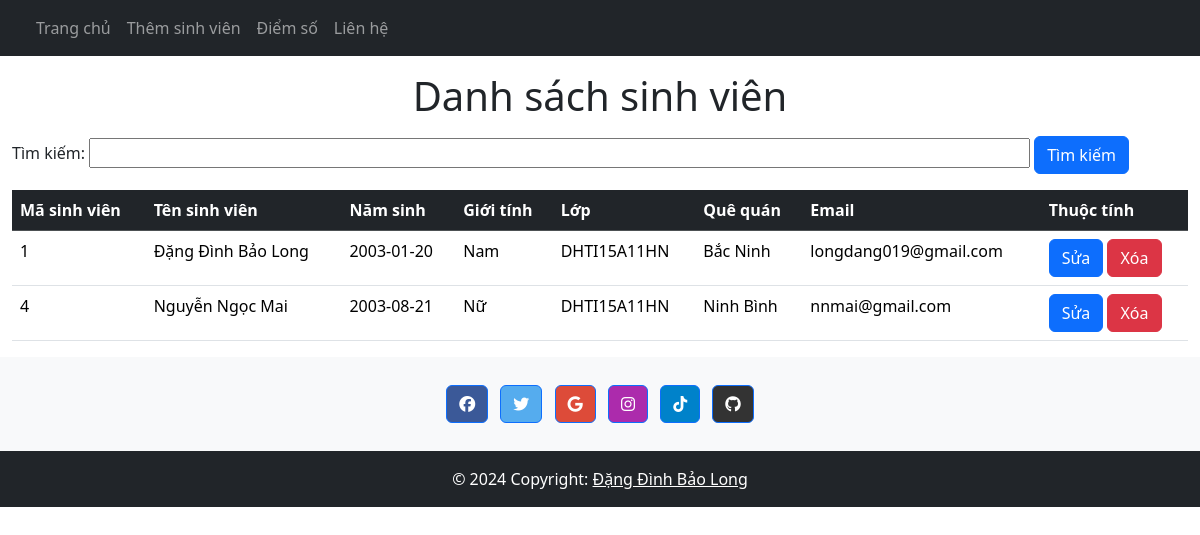
The page / on the database its author committed.
### tables this page shows
CREATE TABLE `sinhvien` (
  `masv` int(11) NOT NULL,
  `tensv` varchar(40) NOT NULL,
  `namsinh` date NOT NULL,
  `gioitinh` varchar(10) NOT NULL,
  `lop` varchar(20) NOT NULL,
  `quequan` varchar(50) NOT NULL,
  `email` varchar(50) NOT NULL,
  `gpa` double NOT NULL
);

### page/home.php (the view, shortened to what this page needs)
<!DOCTYPE html>
<html lang="en">
<head>
  <link href="https://cdn.jsdelivr.net/npm/bootstrap@5.3.3/dist/css/bootstrap.min.css" rel="stylesheet">
  <link rel="stylesheet" href="https://cdnjs.cloudflare.com/ajax/libs/font-awesome/6.5.2/css/all.min.css" />
</head>
<body>
  <div class="container-fluid mt-3">
    <h1 style="text-align: center;">Danh sách sinh viên</h1>
    <form action="lib/search.php" method="get">
      <div class="mb-3 mt-3">
        Tìm kiếm: <input type="text" id="search" name="search" style="width: 80%;">
        <button class="btn btn-primary" name="btnsearch">Tìm kiếm</button>
      </div>
    </form>
    <table class="table table-hover">
      <thead class="table-dark">
        <tr>
          <th>Mã sinh viên</th>
          <th>Tên sinh viên</th>
          <th>Năm sinh</th>
          <th>Giới tính</th>
          <th>Lớp</th>
          <th>Quê quán</th>
          <th>Email</th>
          <th>Thuộc tính</th>
        </tr>
      </thead>
      <tbody>
        <?php
        if (isset($_SESSION['search_results'])) {
            $results = $_SESSION['search_results'];
            unset($_SESSION['search_results']);
            if (isset($results['error'])) {
                echo "<tr><td colspan='8'>Error: " . htmlspecialchars($results['error']) . "</td></tr>";
            } elseif (count($results) > 0) {
                foreach ($results as $row) { ?>
                    <tr>
                      <td><?php echo htmlspecialchars($row['masv']); ?></td>
                      <td><?php echo htmlspecialchars($row['tensv']); ?></td>
                      <td><?php echo htmlspecialchars($row['namsinh']); ?></td>
                      <td><?php echo htmlspecialchars($row['gioitinh']); ?></td>
                      <td><?php echo htmlspecialchars($row['lop']); ?></td>
                      <td><?php echo htmlspecialchars($row['quequan']); ?></td>
                      <td><?php echo htmlspecialchars($row['email']); ?></td>
                      <td>
                        <a href="lib/update.php?this_id=<?php echo htmlspecialchars($row['masv']); ?>" class="btn btn-primary">Sửa</a>
                        <a href="lib/delete.php?this_id=<?php echo htmlspecialchars($row['masv']); ?>" class="btn btn-danger">Xóa</a>
                      </td>
                    </tr>
                <?php }
            } else {
                echo "<tr><td colspan='8'>Không tìm thấy sinh viên nào.</td></tr>";
            }
        } else {
            require "data/db.php";
            $sql = "SELECT * FROM sinhvien";
            $result = mysqli_query($conn, $sql);
            if ($result) {
                while ($row = mysqli_fetch_array($result)) { ?>
                    <tr>
                      <td><?php echo htmlspecialchars($row['masv']); ?></td>
                      <td><?php echo htmlspecialchars($row['tensv']); ?></td>
                      <td><?php echo htmlspecialchars($row['namsinh']); ?></td>
                      <td><?php echo htmlspecialchars($row['gioitinh']); ?></td>
                      <td><?php echo htmlspecialchars($row['lop']); ?></td>
                      <td><?php echo htmlspecialchars($row['quequan']); ?></td>
                      <td><?php echo htmlspecialchars($row['email']); ?></td>
                      <td>
                        <a href="lib/update.php?this_id=<?php echo htmlspecialchars($row['masv']); ?>" class="btn btn-primary">Sửa</a>
                        <a href="lib/delete.php?this_id=<?php echo htmlspecialchars($row['masv']); ?>" class="btn btn-danger">Xóa</a>
                      </td>
                    </tr>
                <?php }
            } else {
                echo "<tr><td colspan='8'>Error: " . htmlspecialchars(mysqli_error($conn)) . "</td></tr>";
            }
        }
        ?>
      </tbody>
    </table>
  </div>
</body>
</html>

### lib/template.php
<?php
function get_header(){
     $path_header = "inc/header.php";
     if(file_exists($path_header)){
        require $path_header;
     }else{
        echo "Khong ton tai duong dan {$path_header}";
     }
}
function get_footer(){
    $path_footer = "inc/footer.php";
    if(file_exists($path_footer)){
       require $path_footer;
    }else{
       echo "Khong ton tai duong dan {$path_footer}";
    }
}
?>

### inc/header.php (shortened to what this page needs)
<!DOCTYPE html>
<html lang="en">
<head>
    <link href="https://cdn.jsdelivr.net/npm/bootstrap@5.3.3/dist/css/bootstrap.min.css" rel="stylesheet">
    <link rel="stylesheet" href="https://cdnjs.cloudflare.com/ajax/libs/font-awesome/6.6.0/css/all.min.css" />
</head>
<body>
    <header>
        <nav class="navbar navbar-expand-sm bg-dark navbar-dark">
            <div class="container-fluid">
                <div class="collapse navbar-collapse" id="collapsibleNavbar">
                    <ul class="navbar-nav">
                        <li class="nav-item">
                            <a class="nav-link" href="?page=home">Trang chủ</a>
                        </li>
                        <li class="nav-item">
                            <a class="nav-link" href="?page=add">Thêm sinh viên</a>
                        </li>
                        <li class="nav-item">
                            <a class="nav-link" href="?page=gpa">Điểm số</a>
                        </li>
                        <li class="nav-item">
                            <a class="nav-link" href="?page=contact">Liên hệ</a>
                        </li>
                    </ul>
                </div>
            </div>
        </nav>
    </header>

### index.php (shortened to what this page needs)
<?php
require 'lib/template.php';
get_header();
?>
<?php
$page =!empty($_GET['page'])?$_GET['page']:'home';
$path = "page/{$page}.php";
if(file_exists($path)){
    require $path;
}else{
 require "inc/404.php";
}
?>
<?php
get_footer();
?>

### inc/footer.php
<footer class="bg-light text-center text-white">
<div class="container p-4 pb-0">
    <section class="mb-4">
        <a class="btn btn-primary btn-floating m-1" style="background-color: #3b5998;" href="#!" role="button"><i class="fa-brands fa-facebook"></i></a>
        <a class="btn btn-primary btn-floating m-1" style="background-color: #55acee;" href="#!" role="button"><i class="fa-brands fa-twitter"></i></a>
        <a class="btn btn-primary btn-floating m-1" style="background-color: #dd4b39;" href="#!" role="button"><i class="fa-brands fa-google"></i></a>
        <a class="btn btn-primary btn-floating m-1" style="background-color: #ac2bac;" href="#!" role="button"><i class="fa-brands fa-instagram"></i></a>
        <a class="btn btn-primary btn-floating m-1" style="background-color: #0082ca;" href="#!" role="button"><i class="fa-brands fa-tiktok"></i></a>
        <a class="btn btn-primary btn-floating m-1" style="background-color: #333333;" href="#!" role="button"><i class="fa-brands fa-github"></i></a>
    </section>
</div>
<div class="text-center p-3 bg-dark">
    © 2024 Copyright:
    <a class="text-white" href="#">Đặng Đình Bảo Long</a>
</div>
</footer>
</body>
</html>

### rows shown on the page
sinhvien: masv "1", tensv "Đặng Đình Bảo Long", namsinh "2003-01-20", gioitinh "Nam", lop "DHTI15A11HN", quequan "Bắc Ninh", email "longdang019@gmail.com"
sinhvien: masv "4", tensv "Nguyễn Ngọc Mai", namsinh "2003-08-21", gioitinh "Nữ", lop "DHTI15A11HN", quequan "Ninh Bình", email "nnmai@gmail.com"
